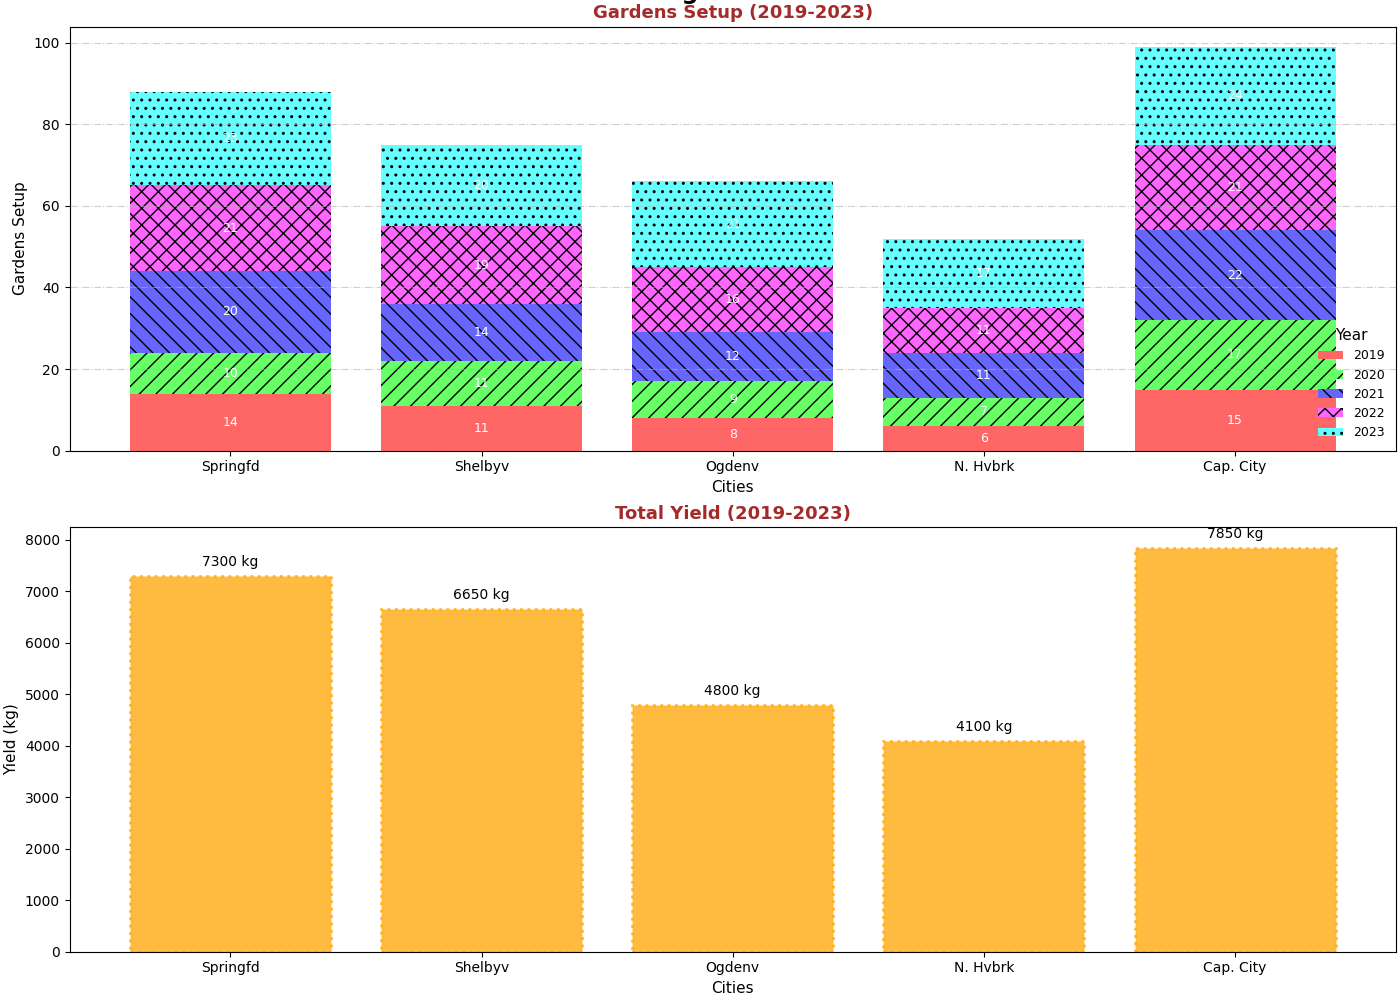

The Python source for this figure:
import matplotlib.pyplot as plt
import numpy as np

cities = ['Springfd', 'Shelbyv', 'Ogdenv', 'N. Hvbrk', 'Cap. City']
years = ['2019', '2020', '2021', '2022', '2023']

gardens_setup = np.array([
    [14, 10, 20, 21, 23],
    [11, 11, 14, 19, 20],
    [8, 9, 12, 16, 21],
    [6, 7, 11, 11, 17],
    [15, 17, 22, 21, 24]
])

harvest_yield = np.array([
    [1150, 1300, 1550, 1550, 1750],
    [1050, 1200, 1400, 1450, 1550],
    [650, 850, 1050, 1050, 1200],
    [550, 700, 900, 900, 1050],
    [1350, 1450, 1650, 1650, 1750]
])

total_harvest_yield = harvest_yield.sum(axis=1)

# Changing subplot arrangement: 2 rows and 1 column
fig, (ax1, ax2) = plt.subplots(2, 1, figsize=(14, 10), constrained_layout=True)

bottoms = np.zeros(len(cities))
# New set of colors
colors = ['#ff6666', '#66ff66', '#6666ff', '#ff66ff', '#66ffff']
hatches = ['', '//', '\\\\', 'xx', '..']
for i, year in enumerate(years):
    bars = ax1.bar(cities, gardens_setup[:, i], bottom=bottoms,
                   label=year, color=colors[i], hatch=hatches[i % len(hatches)])
    bottoms += gardens_setup[:, i]

    for bar in bars:
        height = bar.get_height()
        if height > 5:
            ax1.annotate(f'{int(height)}',
                         xy=(bar.get_x() + bar.get_width() / 2, bar.get_y() + height / 2),
                         xytext=(0, 0),
                         textcoords="offset points",
                         ha='center', va='center', fontsize=9, color='white')

ax1.set_title("Gardens Setup (2019-2023)", fontsize=13, fontweight='bold', color='brown')
ax1.set_xlabel("Cities", fontsize=11)
ax1.set_ylabel("Gardens Setup", fontsize=11)
ax1.yaxis.grid(True, linestyle='-.', alpha=0.6)
ax1.legend(title="Year", title_fontsize='11', fontsize='9', loc='lower right', frameon=False)

bars = ax2.bar(cities, total_harvest_yield, color='#ffa500', alpha=0.75, edgecolor='orange', linewidth=2, linestyle='dotted')

for bar, yield_amount in zip(bars, total_harvest_yield):
    ax2.annotate(f'{yield_amount} kg',
                 xy=(bar.get_x() + bar.get_width() / 2, bar.get_height()),
                 xytext=(0, 5),
                 textcoords="offset points",
                 ha='center', va='bottom', fontsize=10, color='black')

ax2.set_title("Total Yield (2019-2023)", fontsize=13, fontweight='bold', color='brown')
ax2.set_xlabel("Cities", fontsize=11)
ax2.set_ylabel("Yield (kg)", fontsize=11)
ax2.yaxis.grid(False)

fig.suptitle("Gardening Initiatives", fontsize=17, fontweight='bold', y=1.02)
plt.show()
